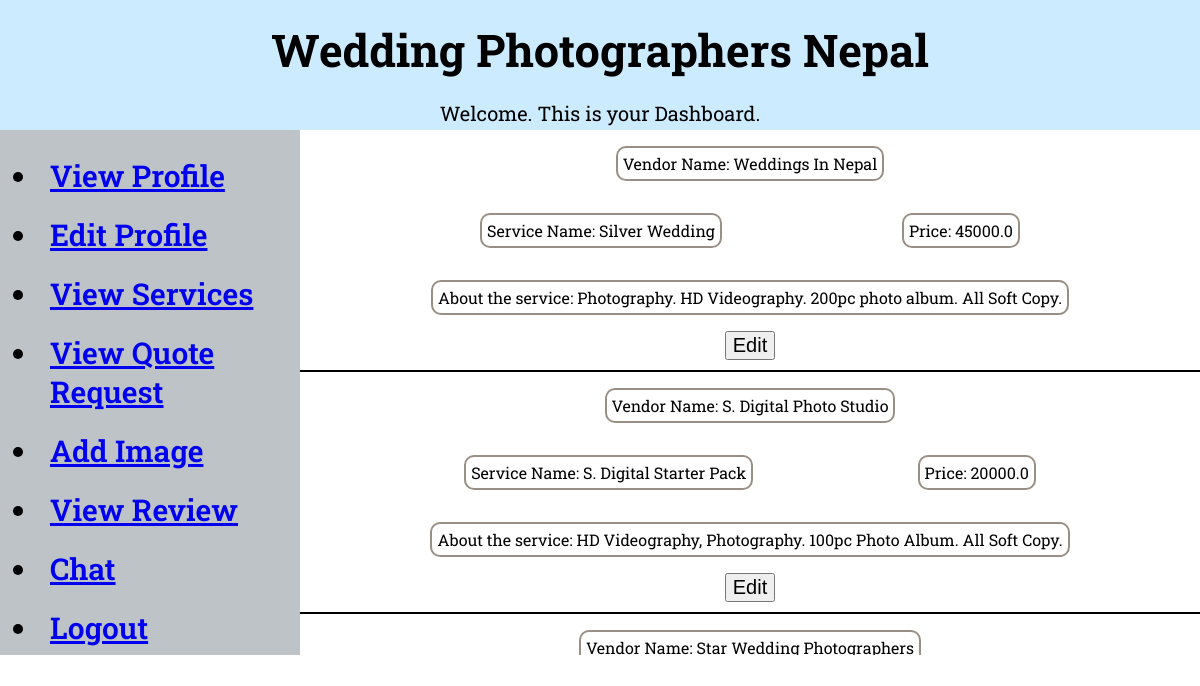
Page /viewservice/ (signed in) on the committed database.
### twpn/models.py (models this page shows, shortened)
class Service(models.Model):
    service_id = models.AutoField(primary_key=True)
    vendor_id = models.ForeignKey(Vendor, null=True, on_delete=models.SET_NULL)
    service_name = models.CharField(max_length=100)
    service_price = models.FloatField()
    service_desc = models.CharField(max_length=250)

class Vendor(models.Model):
    vendor_id = models.AutoField(primary_key=True)
    vendor_name = models.CharField(max_length=100)
    vendor_address = models.CharField(max_length=100)
    vendor_district = models.CharField(max_length=15, choices=districts)
    vendor_email = models.EmailField(max_length=250)
    vendor_contact = models.BigIntegerField()
    vendor_desc = models.CharField(max_length=150)
    vendor_user = models.ForeignKey(User, on_delete=CASCADE)
    def __str__(self):
        return self.vendor_name

### twpn/views.py (the view)
# urls.py: path('viewservice/', ServiceView.as_view(), name="viewservice"),
class ServiceView(ListView):
    model = Service
    template_name = 'twpn/viewservice.html'
    fields = '__all__'

### twpn/templates/twpn/viewservice.html (shortened to what this page needs)
{% if user.is_authenticated %}
{% include "twpn/dashboardheader.html" %}
<div class="view-services">
    {% for service in object_list %}
        {% if service.vendor_id.vendor_user.id == user.id %}
        <div class="review-card">
            <div class="review-info1">
                <p>Vendor Name: {{service.vendor_id}}</p>
            </div>
            <div class="review-info1">
                <p>Service Name: {{service.service_name}}</p>
                <p>Price: {{service.service_price}}</p>
            </div>
            <div class="review-info1">
                <p>About the service: {{service.service_desc}}</p>
            </div>
            <center>
                <div class="sedit-button">
                    <form method="POST" action="{% url 'editservice' service.pk %}">
                        <button>Edit</button>
                    </form>
                </div>
            </center>
        </div>
        {% endif %}
    {% endfor %}
</div>
{% else %}
<h1>Please login here.</h1>
<a href="{% url 'login' %}">Login</a><br>
<a href="{% url 'TWPN Home' %}">Home</a>
{% endif %}

### twpn/static/twpn/dashboardstyles.css (style rules this page uses)
body { margin: 0px; border: 0px; }
.review-card { border-bottom: solid 2px black; }
.review-info1 { display: flex; justify-content: space-evenly; }
.review-info1 p { display: inline; padding: 5px; border: solid 2px rgb(153, 143, 132); border-radius: 10px; text-align: justify; }
.view-services { max-height: 525px; overflow: scroll; }
.sedit-button { margin-bottom: 10px; }
.sedit-button button { font-size: 20px; }

### twpn/static/twpn/styles.css (style rules this page uses)
html, body { height: 100%; font-family: 'Roboto Slab', serif; color: black; margin: 0px; padding: 0px; }

### rows in the picture
Service: vendor_id "Weddings In Nepal", service_name "Silver Wedding", service_price "45000.0", service_desc "Photography. HD Videography. 200pc photo album. All Soft Copy."
Service: vendor_id "S. Digital Photo Studio", service_name "S. Digital Starter Pack", service_price "20000.0", service_desc "HD Videography, Photography. 100pc Photo Album. All Soft Copy."
Service: vendor_id "Star Wedding Photographers"
